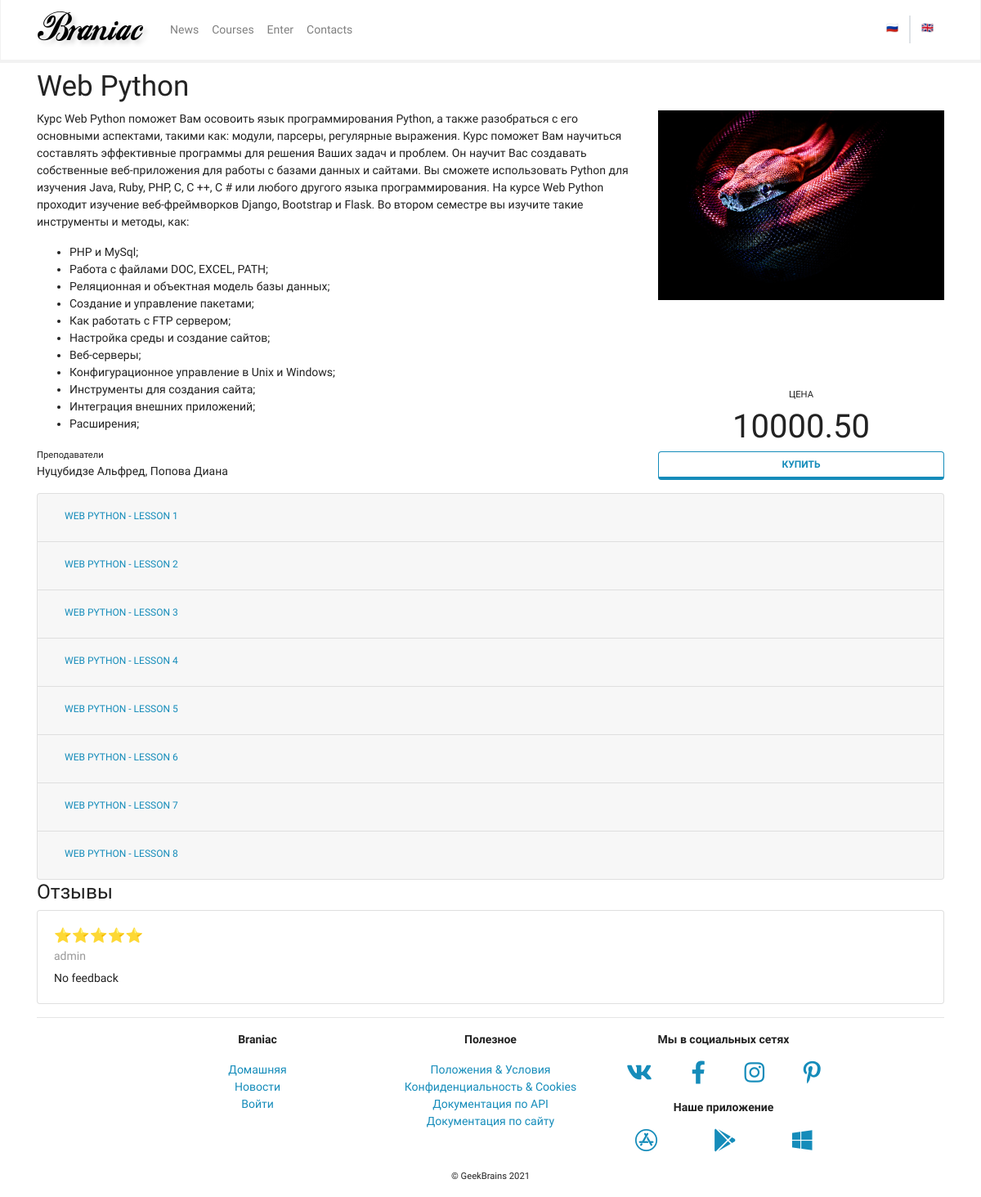
Page /mainapp/courses/1/ on the committed database.
### mainapp/models.py (models this page shows, shortened)
class Courses(models.Model):
    objects = CoursesManager()
    name = models.CharField(max_length=256, verbose_name="Name")
    description = models.TextField(verbose_name="Description", blank=True, null=True)
    description_as_markdown = models.BooleanField(verbose_name="As markdown", default=False)
    cost = models.DecimalField(max_digits=8, decimal_places=2, verbose_name="Cost", default=0)
    cover = models.CharField(max_length=25, default="no_image.svg", verbose_name="Cover")
    created = models.DateTimeField(auto_now_add=True, verbose_name="Created")
    updated = models.DateTimeField(auto_now=True, verbose_name="Edited")
    deleted = models.BooleanField(default=False)

class CourseTeachers(models.Model):
    course = models.ManyToManyField(Courses)
    name_first = models.CharField(max_length=128, verbose_name="Name")
    name_second = models.CharField(max_length=128, verbose_name="Surname")
    day_birth = models.DateField(verbose_name="Birth date")
    deleted = models.BooleanField(default=False)
    class Meta:
        verbose_name = _("Teacher")
        verbose_name_plural = _("Teachers")

class Lesson(models.Model):
    course = models.ForeignKey(Courses, on_delete=models.CASCADE)
    num = models.PositiveIntegerField(verbose_name="Lesson number")
    title = models.CharField(max_length=256, verbose_name="Name")
    description = models.TextField(verbose_name="Description", blank=True, null=True)
    description_as_markdown = models.BooleanField(verbose_name="As markdown", default=False)
    created = models.DateTimeField(auto_now_add=True, verbose_name="Created", editable=False)
    updated = models.DateTimeField(auto_now=True, verbose_name="Edited", editable=False)
    deleted = models.BooleanField(default=False)
    class Meta:
        ordering = ("course", "num")
        verbose_name = _("Lesson")
        verbose_name_plural = _("Lessons")

class CourseFeedback(models.Model):
    RATING = ((5, "⭐⭐⭐⭐⭐"), (4, "⭐⭐⭐⭐"), (3, "⭐⭐⭐"), (2, "⭐⭐"), (1, "⭐"))
    course = models.ForeignKey(Courses, on_delete=models.CASCADE, verbose_name=_("Course"))
    user = models.ForeignKey(get_user_model(), on_delete=models.CASCADE, verbose_name=_("User"))
    feedback = models.TextField(default=_("No feedback"), verbose_name=_("Feedback"))
    rating = models.SmallIntegerField(choices=RATING, default=5, verbose_name=_("Rating"))
    created = models.DateTimeField(auto_now_add=True, verbose_name="Created")
    deleted = models.BooleanField(default=False)

### authapp/models.py (models this page shows, shortened)
class CustomUser(AbstractBaseUser, PermissionsMixin):
    username_validator = ASCIIUsernameValidator()
    username = models.CharField(
        _("username"),
        max_length=150,
        unique=True,
        help_text=_("Required. 150 characters or fewer. ASCII letters and digits only."),
        validators=[username_validator],
        error_messages={
            "unique": _("A user with that username already exists."),
        },
    )
    first_name = models.CharField(_("first name"), max_length=150, blank=True)
    last_name = models.CharField(_("last name"), max_length=150, blank=True)
    age = models.PositiveIntegerField(blank=True, null=True)
    avatar = models.ImageField(upload_to=users_avatars_path, blank=True, null=True)
    email = models.CharField(
        _("email address"),
        max_length=256,
        unique=True,
        error_messages={
            "unique": _("A user with that email address already exists."),
        },
    )
    is_staff = models.BooleanField(
        _("staff status"),
        default=False,
        help_text=_("Designates whether the user can log into this admin site."),
    )
    is_active = models.BooleanField(
        _("active"),
        default=True,
        help_text=_(
            "Designates whether this user should be treated as active. \
            Unselect this instead of deleting accounts."
        ),
    )
    date_joined = models.DateTimeField(_("date joined"), auto_now_add=True)
    objects = UserManager()
    EMAIL_FIELD = "email"
    USERNAME_FIELD = "username"
    REQUIRED_FIELDS = ["email"]
    class Meta:
        verbose_name = _("user")
        verbose_name_plural = _("users")

### mainapp/views.py (the view, shortened to what this page needs)
class CoursesDetailView(TemplateView):
    template_name = "mainapp/courses_detail.html"
    def get_context_data(self, pk=None, **kwargs):
        logger.debug("Yet another log message")
        context = super(CoursesDetailView, self).get_context_data(**kwargs)
        context["course_object"] = get_object_or_404(mainapp_models.Courses, pk=pk)
        context["lessons"] = mainapp_models.Lesson.objects.filter(course=context["course_object"])
        context["teachers"] = mainapp_models.CourseTeachers.objects.filter(course=context["course_object"])
        cached_feedback = cache.get(f"feedback_list_{pk}")
        if not cached_feedback:
            context["feedback_list"] = (
                mainapp_models.CourseFeedback.objects.filter(course=context["course_object"])
                .order_by("-created", "-rating")[:5]
                .select_related()
            )
            cache.set(f"feedback_list_{pk}", context["feedback_list"], timeout=300)  # 5 minutes
        else:
            context["feedback_list"] = cached_feedback
        return context

### mainapp/context_processors/example.py (called while the page is built)
def simple_context_processor(request):
    return {"foo": "bar"}

### mainapp/models.py (called while the page is built)
    def get_queryset(self):
        return super().get_queryset().filter(deleted=False)

### mainapp/templates/mainapp/courses_detail.html (shortened to what this page needs)
{% extends 'base.html' %}
{% load static markdownify crispy_forms_tags cache %}
{% block content %}
  <h1 class="mt-2">
    {{ course_object.name }}
  </h1>
  <div class="row justify-content-center">
    <div class="col-sm-12 col-md-6 col-lg-8 order-2 order-md-1">
      <div class="row h-100">
        <div class="col-12">
          {% if course_object.description_as_markdown %}
            {{ course_object.description|markdownify }}
          {% else %}
            {{ course_object.description }}
          {% endif %}
        </div>
        <div class="col-12 align-self-end">
          <p>
            <small>Преподаватели</small><br>
            {% for item in teachers %}
              {{ item.name_second }} {{ item.name_first }}{% if forloop.last %}{% else %},{% endif %}
            {% endfor %}
          </p>
        </div>
      </div>
    </div>
    <div class="col-sm-12 col-md-6 col-lg-4 order-1 order-md-2">
      <div class="row h-100">
        <div class="col-12 align-self-start">
          <img class="w-100" src="{% static course_object.cover %}">
        </div>
        <div class="col-12 align-self-end d-none d-md-block">
          <p class="text-center mt-2">
            <small class="text-uppercase">цена</small><br>
            <span style="font-size: 30pt;">
              {{ course_object.cost}}
            </span><br>
            <a href="#" class="btn btn-outline-primary btn-block"
              role="button">Купить</a>
          </p>
        </div>
      </div>
    </div>
  </div>
  <div class="accordion" id="accordionLessons">
    {% cache 300 lessons %}
      {% for item in lessons %}
        <div class="card">
          <div class="card-header" id="headLessonPk{{ item.pk }}">
            <h2 class="mb-0">
              <button class="btn btn-link btn-block text-left" type="button"
                data-toggle="collapse" data-target="#collapse{{ item.pk }}"
                aria-expanded="true" aria-controls="collapse{{ item.pk }}">
                {{ item.course.name }} - {{ item.title }}
              </button>
            </h2>
          </div>
        </div>
      {% endfor %}
    {% endcache %}
  </div>
  <h3>Отзывы</h3>
  <div id="feedback_list">
    {% if feedback_list %}
      {% for item in feedback_list %}
        {% include 'mainapp/includes/feedback_card.html' %}
      {% endfor %}
    {% else %}
      <p>
        No feedback yet. Be first!
      </p>
    {% endif %}
  </div>
{% endblock content %}

### mainapp/templates/mainapp/includes/feedback_card.html
<div class="card mb-3">
  <div class="card-body">
    <h5 class="card-title">{{ item.get_rating_display }}</h5>
    <h6 class="card-subtitle mb-2 text-muted">{{ item.user }}</h6>
    <p class="card-text">
      {{ item.feedback }}
    </p>
  </div>
</div>

### rows in the picture
Courses: name "Web Python", description "Курс Web Python поможет Вам осовоить язык программирования Python, а также разобраться с его основными аспектами, такими как: модули, парсеры, регулярные выражения. Курс поможет Вам научиться составлять эффективные программы для решения Ваших задач и проблем. Он научит Вас создавать собственные веб-приложения для работы с базами данных и сайтами. Вы сможете использовать Python для изучения Java, Ruby, PHP, C, C ++, C # или любого другого языка программирования. На курсе Web Python проходит изучение веб-фреймворков Django, Bootstrap и Flask. Во втором семестре вы изучите такие инструменты и методы, как: PHP и MySql; Работа с файлами DOC, EXCEL, PATH; Реляционная и объектная модель базы…", cover (picture), cost "10000.50"
CourseTeachers: name_second "Нуцубидзе", name_first "Альфред"
CourseTeachers: name_second "Попова", name_first "Диана"
Lesson: course.name "WEB PYTHON", title "LESSON 1"
Lesson: course.name "WEB PYTHON", title "LESSON 2"
Lesson: course.name "WEB PYTHON", title "LESSON 3"
Lesson: course.name "WEB PYTHON", title "LESSON 4"
Lesson: course.name "WEB PYTHON", title "LESSON 5"
Lesson: course.name "WEB PYTHON", title "LESSON 6"
Lesson: course.name "WEB PYTHON", title "LESSON 7"
Lesson: course.name "WEB PYTHON", title "LESSON 8"
CourseFeedback: rating "⭐⭐⭐⭐⭐", user "admin", feedback "No feedback"
